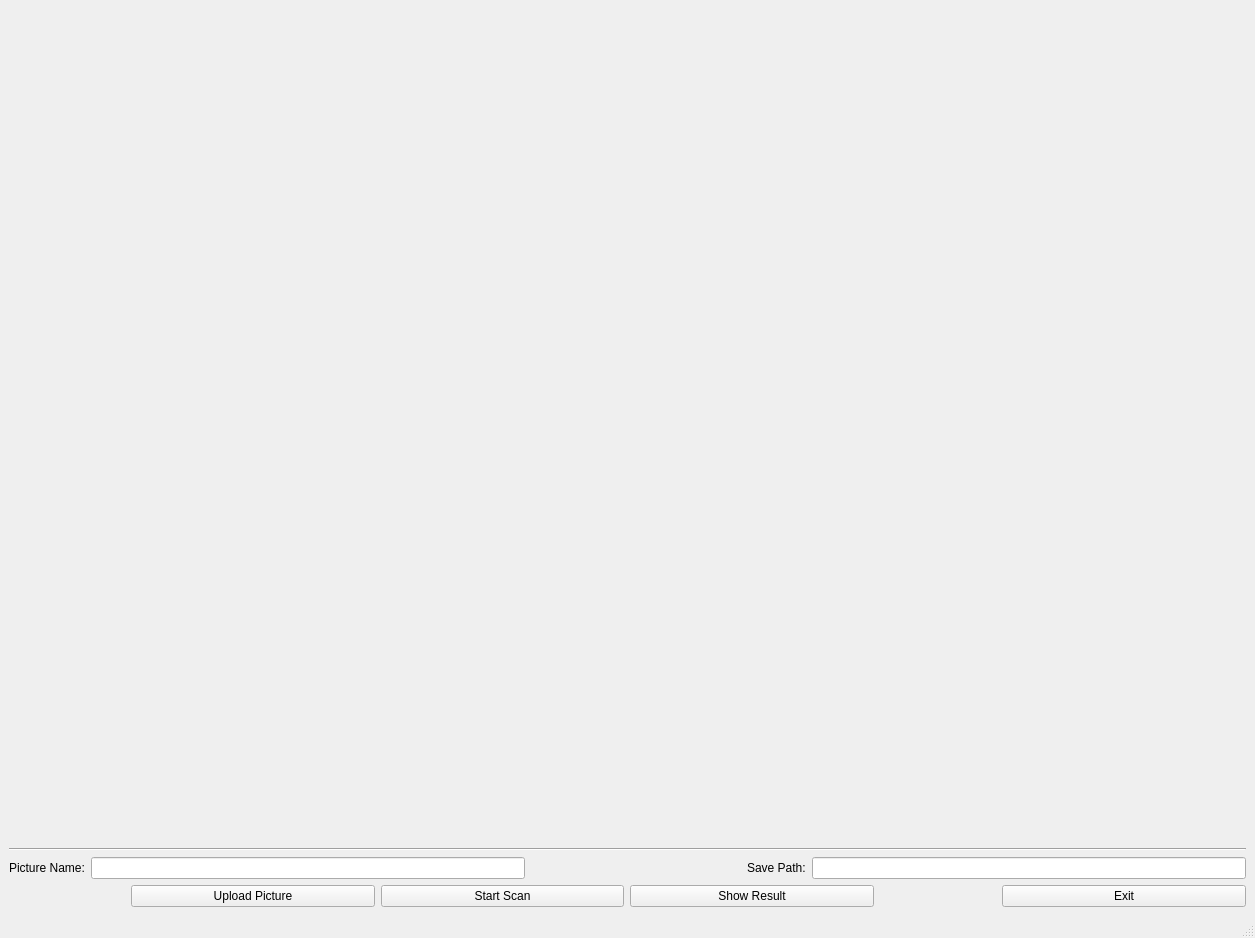
<?xml version="1.0" encoding="UTF-8"?>
<ui version="4.0">
 <class>PalmScan</class>
 <widget class="QMainWindow" name="PalmScan">
  <property name="geometry">
   <rect>
    <x>0</x>
    <y>0</y>
    <width>1255</width>
    <height>938</height>
   </rect>
  </property>
  <property name="windowTitle">
   <string>MainWindow</string>
  </property>
  <widget class="QWidget" name="centralwidget">
   <layout class="QVBoxLayout" name="verticalLayout_2" stretch="20,0,0">
    <item>
     <layout class="QVBoxLayout" name="verticalLayout">
      <property name="sizeConstraint">
       <enum>QLayout::SetDefaultConstraint</enum>
      </property>
      <item>
       <layout class="QVBoxLayout" name="verticalLayout_3">
        <item>
         <widget class="QLabel" name="displayLabel">
          <property name="text">
           <string/>
          </property>
         </widget>
        </item>
       </layout>
      </item>
      <item>
       <widget class="Line" name="line">
        <property name="orientation">
         <enum>Qt::Horizontal</enum>
        </property>
       </widget>
      </item>
     </layout>
    </item>
    <item>
     <layout class="QHBoxLayout" name="horizontalLayout_2" stretch="0,2,1,0,2">
      <item>
       <widget class="QLabel" name="pnLabel">
        <property name="text">
         <string>Picture Name:</string>
        </property>
       </widget>
      </item>
      <item>
       <widget class="QLineEdit" name="pnLineEdit"/>
      </item>
      <item>
       <spacer name="horizontalSpacer">
        <property name="orientation">
         <enum>Qt::Horizontal</enum>
        </property>
        <property name="sizeHint" stdset="0">
         <size>
          <width>40</width>
          <height>20</height>
         </size>
        </property>
       </spacer>
      </item>
      <item>
       <widget class="QLabel" name="spLabel">
        <property name="text">
         <string>Save Path:</string>
        </property>
       </widget>
      </item>
      <item>
       <widget class="QLineEdit" name="spLineEdit"/>
      </item>
     </layout>
    </item>
    <item>
     <layout class="QHBoxLayout" name="horizontalLayout" stretch="1,2,2,2,1,2">
      <item>
       <spacer name="horizontalSpacer_3">
        <property name="orientation">
         <enum>Qt::Horizontal</enum>
        </property>
        <property name="sizeHint" stdset="0">
         <size>
          <width>40</width>
          <height>20</height>
         </size>
        </property>
       </spacer>
      </item>
      <item>
       <widget class="QPushButton" name="uploadButton">
        <property name="text">
         <string>Upload Picture</string>
        </property>
       </widget>
      </item>
      <item>
       <widget class="QPushButton" name="startButton">
        <property name="text">
         <string>Start Scan</string>
        </property>
       </widget>
      </item>
      <item>
       <widget class="QPushButton" name="showButton">
        <property name="text">
         <string>Show Result</string>
        </property>
       </widget>
      </item>
      <item>
       <spacer name="horizontalSpacer_2">
        <property name="orientation">
         <enum>Qt::Horizontal</enum>
        </property>
        <property name="sizeHint" stdset="0">
         <size>
          <width>40</width>
          <height>20</height>
         </size>
        </property>
       </spacer>
      </item>
      <item>
       <widget class="QPushButton" name="exitButton">
        <property name="text">
         <string>Exit</string>
        </property>
       </widget>
      </item>
     </layout>
    </item>
   </layout>
  </widget>
  <widget class="QMenuBar" name="menubar">
   <property name="geometry">
    <rect>
     <x>0</x>
     <y>0</y>
     <width>1255</width>
     <height>26</height>
    </rect>
   </property>
  </widget>
  <widget class="QStatusBar" name="statusbar"/>
 </widget>
 <resources/>
 <connections/>
</ui>
